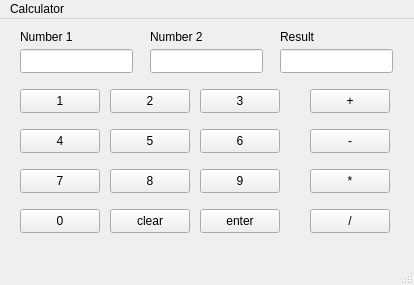
<?xml version="1.0" encoding="UTF-8"?>
<ui version="4.0">
 <class>calculator</class>
 <widget class="QMainWindow" name="calculator">
  <property name="geometry">
   <rect>
    <x>0</x>
    <y>0</y>
    <width>414</width>
    <height>285</height>
   </rect>
  </property>
  <property name="windowTitle">
   <string>calculator</string>
  </property>
  <widget class="QWidget" name="centralwidget">
   <widget class="QPushButton" name="N1">
    <property name="geometry">
     <rect>
      <x>20</x>
      <y>70</y>
      <width>80</width>
      <height>24</height>
     </rect>
    </property>
    <property name="text">
     <string>1</string>
    </property>
   </widget>
   <widget class="QPushButton" name="N2">
    <property name="geometry">
     <rect>
      <x>110</x>
      <y>70</y>
      <width>80</width>
      <height>24</height>
     </rect>
    </property>
    <property name="text">
     <string>2</string>
    </property>
   </widget>
   <widget class="QPushButton" name="N3">
    <property name="geometry">
     <rect>
      <x>200</x>
      <y>70</y>
      <width>80</width>
      <height>24</height>
     </rect>
    </property>
    <property name="text">
     <string>3</string>
    </property>
   </widget>
   <widget class="QPushButton" name="N5">
    <property name="geometry">
     <rect>
      <x>110</x>
      <y>110</y>
      <width>80</width>
      <height>24</height>
     </rect>
    </property>
    <property name="text">
     <string>5</string>
    </property>
   </widget>
   <widget class="QPushButton" name="N6">
    <property name="geometry">
     <rect>
      <x>200</x>
      <y>110</y>
      <width>80</width>
      <height>24</height>
     </rect>
    </property>
    <property name="text">
     <string>6</string>
    </property>
   </widget>
   <widget class="QPushButton" name="N4">
    <property name="geometry">
     <rect>
      <x>20</x>
      <y>110</y>
      <width>80</width>
      <height>24</height>
     </rect>
    </property>
    <property name="text">
     <string>4</string>
    </property>
   </widget>
   <widget class="QPushButton" name="N7">
    <property name="geometry">
     <rect>
      <x>20</x>
      <y>150</y>
      <width>80</width>
      <height>24</height>
     </rect>
    </property>
    <property name="text">
     <string>7</string>
    </property>
   </widget>
   <widget class="QPushButton" name="N9">
    <property name="geometry">
     <rect>
      <x>200</x>
      <y>150</y>
      <width>80</width>
      <height>24</height>
     </rect>
    </property>
    <property name="text">
     <string>9</string>
    </property>
   </widget>
   <widget class="QPushButton" name="N8">
    <property name="geometry">
     <rect>
      <x>110</x>
      <y>150</y>
      <width>80</width>
      <height>24</height>
     </rect>
    </property>
    <property name="text">
     <string>8</string>
    </property>
   </widget>
   <widget class="QPushButton" name="N0">
    <property name="geometry">
     <rect>
      <x>20</x>
      <y>190</y>
      <width>80</width>
      <height>24</height>
     </rect>
    </property>
    <property name="text">
     <string>0</string>
    </property>
   </widget>
   <widget class="QPushButton" name="enterButton">
    <property name="geometry">
     <rect>
      <x>200</x>
      <y>190</y>
      <width>80</width>
      <height>24</height>
     </rect>
    </property>
    <property name="text">
     <string>enter</string>
    </property>
   </widget>
   <widget class="QPushButton" name="clearButton">
    <property name="geometry">
     <rect>
      <x>110</x>
      <y>190</y>
      <width>80</width>
      <height>24</height>
     </rect>
    </property>
    <property name="text">
     <string>clear</string>
    </property>
   </widget>
   <widget class="QPushButton" name="minusButton">
    <property name="geometry">
     <rect>
      <x>310</x>
      <y>110</y>
      <width>80</width>
      <height>24</height>
     </rect>
    </property>
    <property name="text">
     <string>-</string>
    </property>
   </widget>
   <widget class="QPushButton" name="sumButton">
    <property name="geometry">
     <rect>
      <x>310</x>
      <y>70</y>
      <width>80</width>
      <height>24</height>
     </rect>
    </property>
    <property name="text">
     <string>+</string>
    </property>
   </widget>
   <widget class="QPushButton" name="multiButton">
    <property name="geometry">
     <rect>
      <x>310</x>
      <y>150</y>
      <width>80</width>
      <height>24</height>
     </rect>
    </property>
    <property name="text">
     <string>*</string>
    </property>
   </widget>
   <widget class="QPushButton" name="divideButton">
    <property name="geometry">
     <rect>
      <x>310</x>
      <y>190</y>
      <width>80</width>
      <height>24</height>
     </rect>
    </property>
    <property name="text">
     <string>/</string>
    </property>
   </widget>
   <widget class="QLineEdit" name="lineEdit1">
    <property name="geometry">
     <rect>
      <x>20</x>
      <y>30</y>
      <width>113</width>
      <height>24</height>
     </rect>
    </property>
   </widget>
   <widget class="QLineEdit" name="lineEdit2">
    <property name="geometry">
     <rect>
      <x>150</x>
      <y>30</y>
      <width>113</width>
      <height>24</height>
     </rect>
    </property>
   </widget>
   <widget class="QLineEdit" name="lineEditResult">
    <property name="geometry">
     <rect>
      <x>280</x>
      <y>30</y>
      <width>113</width>
      <height>24</height>
     </rect>
    </property>
   </widget>
   <widget class="QLabel" name="label">
    <property name="geometry">
     <rect>
      <x>20</x>
      <y>10</y>
      <width>61</width>
      <height>16</height>
     </rect>
    </property>
    <property name="text">
     <string>Number 1</string>
    </property>
   </widget>
   <widget class="QLabel" name="label_2">
    <property name="geometry">
     <rect>
      <x>150</x>
      <y>10</y>
      <width>61</width>
      <height>16</height>
     </rect>
    </property>
    <property name="text">
     <string>Number 2</string>
    </property>
   </widget>
   <widget class="QLabel" name="label_3">
    <property name="geometry">
     <rect>
      <x>280</x>
      <y>10</y>
      <width>61</width>
      <height>16</height>
     </rect>
    </property>
    <property name="text">
     <string>Result</string>
    </property>
   </widget>
  </widget>
  <widget class="QMenuBar" name="menubar">
   <property name="geometry">
    <rect>
     <x>0</x>
     <y>0</y>
     <width>414</width>
     <height>21</height>
    </rect>
   </property>
   <widget class="QMenu" name="menuCalculator">
    <property name="title">
     <string>Calculator</string>
    </property>
   </widget>
   <addaction name="menuCalculator"/>
  </widget>
  <widget class="QStatusBar" name="statusbar"/>
 </widget>
 <resources/>
 <connections/>
</ui>
